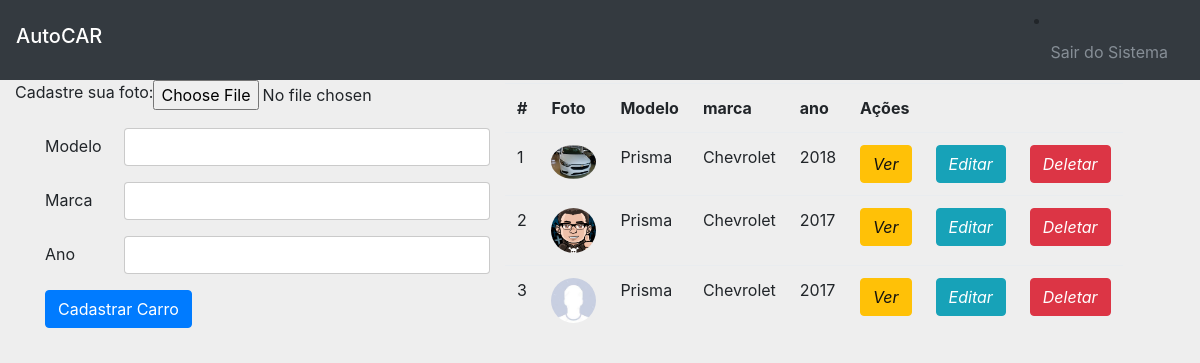
Screenshot of /home.php (signed in) with the database file from the repository.
### tables this page shows
CREATE TABLE `tb_carro` (
  `id_car` int(11) NOT NULL,
  `mod_car` varchar(150) NOT NULL,
  `marca_car` varchar(150) NOT NULL,
  `ano_car` varchar(10) NOT NULL,
  `foto_car` varchar(250) DEFAULT NULL
);

### home.php (the view, shortened to what this page needs)
<!DOCTYPE html>
<html lang="en">
  <head>
    <link href="css/bootstrap.min.css" rel="stylesheet">
    <link href="css/signin.css" rel="stylesheet">
  </head>
  <body>
<nav class="navbar navbar-expand-md navbar-dark bg-dark fixed-top">
      <h5 class="navbar-brand">AutoCAR</h5>
      <div class="collapse navbar-collapse" id="navbarsExampleDefault">
        <form class="form-inline my-2 my-lg-0">
        <li class="nav-item">
            <a class="nav-link disabled" href="?sair" onclick="return confirm('Deseja realmente sair do sistema?')">Sair do Sistema</a>
          </li>
        </form>
      </div>
    </nav>
    <div class="container" style="margin-top: 40px;">
    <div class="row">
      <div class="col-5">
          <form role="form" action="" method="post" enctype="multipart/form-data">
    <div class="form-group row">
    <div class="form-group row">
      <label for="cadFoto">Cadastre sua foto: </label>
      <input type="file" id="cadFoto" name="img[]">
      </div>
      <label for="modelo" class="col-sm-2 col-form-label">Modelo</label>
      <div class="col-sm-10">
      <input required type="text" name="modelo" class="form-control" id="modelo" >
      </div>
    </div>
    <div class="form-group row">
      <label for="marca" class="col-sm-2 col-form-label">Marca</label>
      <div class="col-sm-10">
        <input type="text" name="marca" class="form-control" id="marca" >
      </div>
    </div>
    <div class="form-group row">
      <label for="ano" class="col-sm-2 col-form-label">Ano</label>
      <div class="col-sm-10">
        <input type="text" name="ano" class="form-control" id="ano" >
      </div>
    </div>
    <div class="form-group row">
      <div class="col-sm-10">
        <button name="cadCarro" type="submit" class="btn btn-primary">Cadastrar Carro</button>
      </div>
    </div>
  </form>
  <?php
            include('config/conect.php');
      ?>
      </div>
      <div class="box-body table-responsive no-padding">
              <table class="table table-hover" id="table_id_contato">
                <tr>
                  <th>#</th>
                  <th>Foto</th>
                  <th>Modelo</th>
                  <th>marca</th>
                  <th>ano</th>
                  <th colspan="5">Ações</th>
                </tr>
      <?php
                    $select = "SELECT * FROM tb_carro ORDER BY id_car DESC";
                      $contagem = 1;
                     try {
                        $result = $con->prepare($select);
                        $result->execute();
                        $contar = $result->rowCount();
                            if ($contar>0) {
                                            while ($exibir = $result->FETCH(PDO::FETCH_OBJ)) { ?>
      <div class="col-7 row">
          <tr>
                  <td><?php echo $contagem++; ?></td>
                  <td><img style="width:45px; border-radius:80%" src="img/home/<?php echo $exibir->foto_car; ?>"</td>
                  <td><?php echo $exibir->mod_car; ?></td>
                  <td><?php echo $exibir->marca_car; ?></td>
                  <td><?php echo $exibir->ano_car; ?></td>
                  <td><a href="ver.php?id=<?php echo $exibir->id_car; ?>" title="Visualizar" class="btn btn-warning"><i class="fa fa-eye" aria-hidden="true">Ver</i></a></td>
                  <td><a href="editar.php?idup=<?php echo $exibir->id_car; ?>" title="Editar" class="btn btn-info"><i class="fa fa-pencil" aria-hidden="true">Editar</i></a></td>
                  <td><a href="delete.php?idDel= <?php echo $exibir->id_car; ?>" title="Excluir" class="btn btn-danger"  onclick="return confirm('Deseja realmente deletar o contato ?')"><i class="fa fa-trash" aria-hidden="true">Deletar</i></a></td>
                </tr>
          </div>
          <?php
                                            }
                                          }else{
                                            echo '<div class="alert alert-danger"><button type="button" class="close" data-dismiss="alert">x</button><strong>Aviso ! </strong> Não há há contatos cadastrados :(</div>';
                                          }
                      }catch (PDOException $e) {
                        echo "<b>Erro de select do PDO</b>".$e->getMessage();
                      }
                ?>
      </div>
    </div>
    </div>
  </body>
</html>

### css/signin.css (style rules this page uses)
body { padding-top: 40px; padding-bottom: 40px; background-color: #eee; }

### rows the page displays
tb_carro: foto_car (picture), mod_car "Prisma", marca_car "Chevrolet", ano_car "2018"
tb_carro: foto_car (picture), mod_car "Prisma", marca_car "Chevrolet", ano_car "2017"
tb_carro: foto_car (picture), mod_car "Prisma", marca_car "Chevrolet", ano_car "2017"
